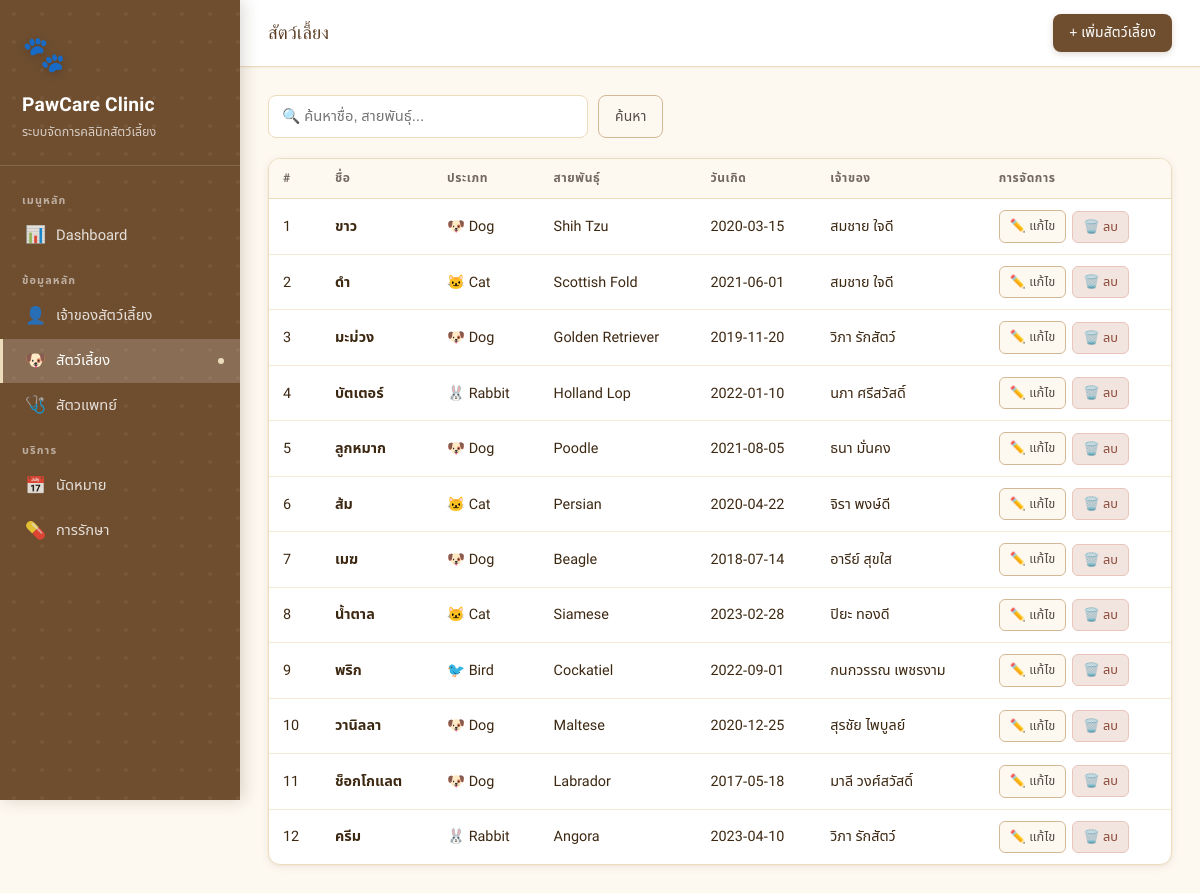
/pets, run on the app's committed database.
### tables this page shows
CREATE TABLE pets (
        pet_id      INTEGER PRIMARY KEY AUTOINCREMENT,
        owner_id    INTEGER NOT NULL,
        name        TEXT NOT NULL,
        species     TEXT NOT NULL,
        breed       TEXT,
        birth_date  TEXT,
        FOREIGN KEY (owner_id) REFERENCES owners(owner_id) ON DELETE CASCADE
    );

### app.py (the view)
@app.route('/pets')
def pets():
    db = get_db()
    q = request.args.get('q', '')
    if q:
        rows = db.execute("""SELECT p.*, o.first_name||' '||o.last_name AS owner_name
            FROM pets p JOIN owners o ON o.owner_id=p.owner_id
            WHERE p.name LIKE ? OR p.species LIKE ? OR p.breed LIKE ?""",
            (f'%{q}%', f'%{q}%', f'%{q}%')).fetchall()
    else:
        rows = db.execute("""SELECT p.*, o.first_name||' '||o.last_name AS owner_name
            FROM pets p JOIN owners o ON o.owner_id=p.owner_id""").fetchall()
    owners = db.execute("SELECT owner_id, first_name||' '||last_name AS name FROM owners").fetchall()
    db.close()
    return render_template('pets.html', pets=rows, owners=owners, q=q)

### app.py (called while the page is built)
def get_db():
    conn = sqlite3.connect(DB_PATH)
    conn.row_factory = sqlite3.Row
    conn.execute("PRAGMA foreign_keys = ON")
    return conn

### templates/pets.html (shortened to what this page needs)
{% extends 'base.html' %}
{% block page_title %}สัตว์เลี้ยง{% endblock %}
{% block topbar_action %}<a href="{{ url_for('pet_new') }}" class="btn btn-primary">+ เพิ่มสัตว์เลี้ยง</a>{% endblock %}
{% block content %}
<div class="search-bar">
  <form method="get" style="display:flex;gap:10px;width:100%">
    <input name="q" value="{{ q }}" placeholder="🔍 ค้นหาชื่อ, สายพันธุ์...">
    <button class="btn btn-secondary" type="submit">ค้นหา</button>
  </form>
</div>
<div class="card">
  <table>
    <thead><tr><th>#</th><th>ชื่อ</th><th>ประเภท</th><th>สายพันธุ์</th><th>วันเกิด</th><th>เจ้าของ</th><th>การจัดการ</th></tr></thead>
    <tbody>
      {% for p in pets %}
      <tr>
        <td>{{ p.pet_id }}</td>
        <td><strong>{{ p.name }}</strong></td>
        <td>
          {% if p.species == 'Dog' %}🐶{% elif p.species == 'Cat' %}🐱{% elif p.species == 'Bird' %}🐦{% elif p.species == 'Rabbit' %}🐰{% else %}🐾{% endif %}
          {{ p.species }}
        </td>
        <td>{{ p.breed or '-' }}</td>
        <td>{{ p.birth_date or '-' }}</td>
        <td>{{ p.owner_name }}</td>
        <td>
          <div class="actions">
            <a href="{{ url_for('pet_edit', pid=p.pet_id) }}" class="btn btn-secondary btn-sm">✏️ แก้ไข</a>
            <form method="post" action="{{ url_for('pet_delete', pid=p.pet_id) }}" onsubmit="return confirm('ยืนยันการลบ?')">
              <button class="btn btn-danger btn-sm">🗑️ ลบ</button>
            </form>
          </div>
        </td>
      </tr>
      {% else %}
      <tr><td colspan="7" style="text-align:center;padding:32px;color:#94a3b8">ไม่พบข้อมูล</td></tr>
      {% endfor %}
    </tbody>
  </table>
</div>
{% endblock %}

### templates/base.html (style rules this page uses)
:root { --cream-50: #fdf8f0; --cream-100: #f5ead6; --cream-200: #eddcbc; --cream-300: #e0c99a; --brown-100: #d4b896; --brown-200: #c09a72; --brown-300: #a67c52; --brown-400: #8b6340; --brown-500: #6f4e30; --brown-600: #5a3d24; --brown-700: #3d2812; --gray-50: #f7f5f2; --gray-100: #ede9e3; --gray-200: #d6cfc6; --gray-300: #b8b0a4; --gray-400: #968e83; --gray-500: #726860; --gray-600: #524c46; --rose-soft: #f2e4de; --rose-text: #8b4a3a; --sage-soft: #e2ebdf; --sage-text: #3d5e38; --sky-soft: #dce8f0; --sky-text: #2d5470; --amber-soft:#f5e8cc; --amber-text:#7a5318; --bg-page: var(--cream-50); --bg-surface: #ffffff; --bg-raised: #ffffff; --bg-subtle: var(--cream-100); --text-primary: var(--brown-700); --text-secondary: var(--gray-500); --text-muted: var(--gray-400); --border: var(--cream-200); --border-strong: var(--brown-100); --accent: var(--brown-500); --accent-hover: var(--brown-600); --accent-light: var(--cream-100); --shadow-xs: 0 1px 2px rgba(111,78,48,.06); --shadow-sm: 0 2px 8px rgba(111,78,48,.08), 0 1px 3px rgba(111,78,48,.05); --shadow-md: 0 4px 16px rgba(111,78,48,.10), 0 2px 6px rgba(111,78,48,.06); --radius-sm: 8px; --radius-md: 12px; --radius-lg: 16px; --radius-xl: 24px; }
* { box-sizing: border-box; margin: 0; padding: 0; }
body { font-family: 'Noto Sans Thai', 'Mitr', sans-serif; background: var(--bg-page); color: var(--text-primary); min-height: 100vh; font-size: 15px; line-height: 1.6; }
.card { background: var(--bg-surface); border-radius: var(--radius-md); border: 1px solid var(--border); box-shadow: var(--shadow-sm); overflow: hidden; transition: box-shadow .2s; }
table { width: 100%; border-collapse: collapse; font-size: .9rem; }
thead th { background: var(--cream-50); padding: 10px 14px; text-align: left; font-weight: 600; color: var(--gray-500); font-size: .75rem; letter-spacing: .05em; text-transform: uppercase; border-bottom: 1px solid var(--border); white-space: nowrap; }
tbody tr { border-bottom: 1px solid var(--cream-100); transition: background .15s; }
tbody tr:last-child { border-bottom: none; }
tbody td { padding: 11px 14px; vertical-align: middle; color: var(--text-primary); }
.btn { display: inline-flex; align-items: center; gap: 6px; padding: 8px 16px; border-radius: var(--radius-sm); font-size: .87rem; font-weight: 500; cursor: pointer; border: none; text-decoration: none; transition: all .18s; font-family: 'Noto Sans Thai', sans-serif; letter-spacing: .01em; white-space: nowrap; }
.btn-primary { background: var(--brown-500); color: #fff; box-shadow: 0 2px 6px rgba(111,78,48,.22); }
.btn-secondary { background: var(--cream-50); color: var(--gray-600); border: 1px solid var(--border-strong); }
.btn-danger { background: var(--rose-soft); color: var(--rose-text); border: 1px solid #e9c5bc; }
.btn-sm { padding: 5px 10px; font-size: .8rem; border-radius: 6px; }
input, select, textarea { padding: 9px 13px; border: 1.5px solid var(--border); border-radius: var(--radius-sm); font-size: .92rem; font-family: 'Noto Sans Thai', sans-serif; color: var(--text-primary); background: var(--bg-surface); transition: border .2s, box-shadow .2s, background .2s; width: 100%; }
.search-bar { display: flex; gap: 10px; margin-bottom: 20px; }
.search-bar input { max-width: 320px; background: var(--bg-surface); }
.actions { display: flex; gap: 6px; align-items: center; }

### data on the page
pets: pet_id "1", name "ขาว", species "Dog", breed "Shih Tzu", birth_date "2020-03-15", owner_name "สมชาย ใจดี"
pets: pet_id "2", name "ดำ", species "Cat", breed "Scottish Fold", birth_date "2021-06-01", owner_name "สมชาย ใจดี"
pets: pet_id "3", name "มะม่วง", species "Dog", breed "Golden Retriever", birth_date "2019-11-20", owner_name "วิภา รักสัตว์"
pets: pet_id "4", name "บัตเตอร์", species "Rabbit", breed "Holland Lop", birth_date "2022-01-10", owner_name "นภา ศรีสวัสดิ์"
pets: pet_id "5", name "ลูกหมาก", species "Dog", breed "Poodle", birth_date "2021-08-05", owner_name "ธนา มั่นคง"
pets: pet_id "6", name "ส้ม", species "Cat", breed "Persian", birth_date "2020-04-22", owner_name "จิรา พงษ์ดี"
pets: pet_id "7", name "เมฆ", species "Dog", breed "Beagle", birth_date "2018-07-14", owner_name "อารีย์ สุขใส"
pets: pet_id "8", name "น้ำตาล", species "Cat", breed "Siamese", birth_date "2023-02-28", owner_name "ปิยะ ทองดี"
pets: pet_id "9", name "พริก", species "Bird", breed "Cockatiel", birth_date "2022-09-01", owner_name "กนกวรรณ เพชรงาม"
pets: pet_id "10", name "วานิลลา", species "Dog", breed "Maltese", birth_date "2020-12-25", owner_name "สุรชัย ไพบูลย์"
pets: pet_id "11", name "ช็อกโกแลต", species "Dog", breed "Labrador", birth_date "2017-05-18", owner_name "มาลี วงศ์สวัสดิ์"
pets: pet_id "12", name "ครีม", species "Rabbit", breed "Angora", birth_date "2023-04-10", owner_name "วิภา รักสัตว์"
